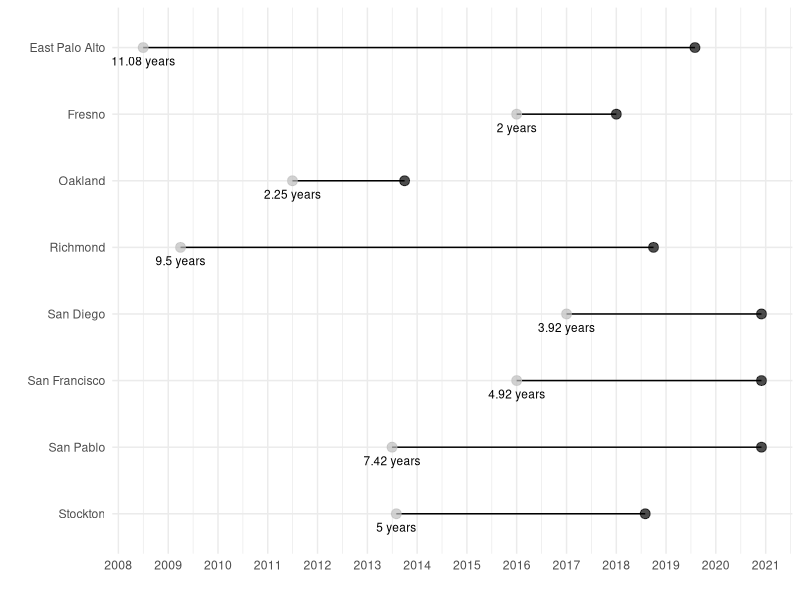

Write R code to recreate this figure.
library(tidyverse)
library(ggrepel)

segment <- read_csv("figures/segment_figure.csv")


segment <- segment %>% 
  mutate(across(c("start", "end"), ~mdy(.)))

segement_figure <- segment %>% 
  mutate(length = interval(start, end) / years(1) ,
         length = round(length, 2)) %>% 
  mutate(length = glue::glue("{length} years")) %>% 
  mutate(city = fct_reorder(city, desc(city))) %>% 
  ggplot() +
  geom_segment(aes(x = city, xend = city,
                   y = start, yend = end)) +
  geom_point( aes(x=city, y=start), color="grey", alpha = 0.7, size=3 ) +
  geom_point( aes(x=city, y=end), color="black",alpha = 0.7, size=3 ) +
  geom_text(aes(x = city, y =start, label = length), size = 3,
            vjust = 2) +
  scale_y_date(date_labels="%Y",date_breaks  ="1 year") +
  labs(x = "", y = "") +
  theme_minimal() +
  coord_flip()
